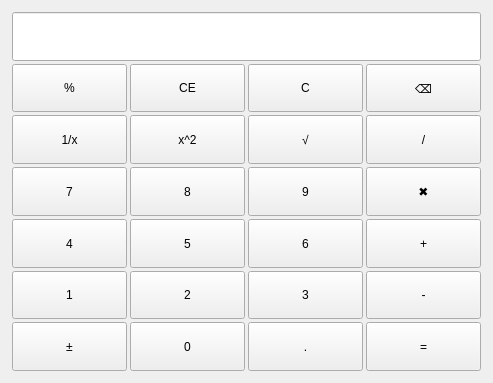
<?xml version="1.0" encoding="UTF-8"?>
<ui version="4.0">
 <class>Widget</class>
 <widget class="QWidget" name="Widget">
  <property name="geometry">
   <rect>
    <x>0</x>
    <y>0</y>
    <width>493</width>
    <height>383</height>
   </rect>
  </property>
  <property name="sizePolicy">
   <sizepolicy hsizetype="Minimum" vsizetype="Minimum">
    <horstretch>0</horstretch>
    <verstretch>0</verstretch>
   </sizepolicy>
  </property>
  <property name="windowTitle">
   <string>Widget</string>
  </property>
  <layout class="QGridLayout" name="gridLayout_3">
   <item row="0" column="0">
    <layout class="QGridLayout" name="gridLayout">
     <property name="leftMargin">
      <number>1</number>
     </property>
     <property name="topMargin">
      <number>1</number>
     </property>
     <property name="rightMargin">
      <number>1</number>
     </property>
     <property name="bottomMargin">
      <number>1</number>
     </property>
     <property name="spacing">
      <number>3</number>
     </property>
     <item row="6" column="1">
      <widget class="QPushButton" name="btnNum0">
       <property name="sizePolicy">
        <sizepolicy hsizetype="Minimum" vsizetype="Minimum">
         <horstretch>0</horstretch>
         <verstretch>0</verstretch>
        </sizepolicy>
       </property>
       <property name="text">
        <string>0</string>
       </property>
      </widget>
     </item>
     <item row="6" column="2">
      <widget class="QPushButton" name="btnPeriod">
       <property name="sizePolicy">
        <sizepolicy hsizetype="Minimum" vsizetype="Minimum">
         <horstretch>0</horstretch>
         <verstretch>0</verstretch>
        </sizepolicy>
       </property>
       <property name="text">
        <string>.</string>
       </property>
      </widget>
     </item>
     <item row="3" column="2">
      <widget class="QPushButton" name="btnNum9">
       <property name="sizePolicy">
        <sizepolicy hsizetype="Minimum" vsizetype="Minimum">
         <horstretch>0</horstretch>
         <verstretch>0</verstretch>
        </sizepolicy>
       </property>
       <property name="text">
        <string>9</string>
       </property>
      </widget>
     </item>
     <item row="3" column="0">
      <widget class="QPushButton" name="btnNum7">
       <property name="sizePolicy">
        <sizepolicy hsizetype="Minimum" vsizetype="Minimum">
         <horstretch>0</horstretch>
         <verstretch>0</verstretch>
        </sizepolicy>
       </property>
       <property name="text">
        <string>7</string>
       </property>
      </widget>
     </item>
     <item row="4" column="2">
      <widget class="QPushButton" name="btnNum6">
       <property name="sizePolicy">
        <sizepolicy hsizetype="Minimum" vsizetype="Minimum">
         <horstretch>0</horstretch>
         <verstretch>0</verstretch>
        </sizepolicy>
       </property>
       <property name="text">
        <string>6</string>
       </property>
      </widget>
     </item>
     <item row="4" column="1">
      <widget class="QPushButton" name="btnNum5">
       <property name="sizePolicy">
        <sizepolicy hsizetype="Minimum" vsizetype="Minimum">
         <horstretch>0</horstretch>
         <verstretch>0</verstretch>
        </sizepolicy>
       </property>
       <property name="text">
        <string>5</string>
       </property>
      </widget>
     </item>
     <item row="2" column="1">
      <widget class="QPushButton" name="btnSquare">
       <property name="sizePolicy">
        <sizepolicy hsizetype="Minimum" vsizetype="Minimum">
         <horstretch>0</horstretch>
         <verstretch>0</verstretch>
        </sizepolicy>
       </property>
       <property name="text">
        <string>x^2</string>
       </property>
      </widget>
     </item>
     <item row="2" column="0">
      <widget class="QPushButton" name="btnInverse">
       <property name="sizePolicy">
        <sizepolicy hsizetype="Minimum" vsizetype="Minimum">
         <horstretch>0</horstretch>
         <verstretch>0</verstretch>
        </sizepolicy>
       </property>
       <property name="text">
        <string>1/x</string>
       </property>
      </widget>
     </item>
     <item row="6" column="0">
      <widget class="QPushButton" name="btnOpposite">
       <property name="sizePolicy">
        <sizepolicy hsizetype="Minimum" vsizetype="Minimum">
         <horstretch>0</horstretch>
         <verstretch>0</verstretch>
        </sizepolicy>
       </property>
       <property name="text">
        <string>±</string>
       </property>
      </widget>
     </item>
     <item row="3" column="3">
      <widget class="QPushButton" name="btnMultiple">
       <property name="sizePolicy">
        <sizepolicy hsizetype="Minimum" vsizetype="Minimum">
         <horstretch>0</horstretch>
         <verstretch>0</verstretch>
        </sizepolicy>
       </property>
       <property name="text">
        <string>✖</string>
       </property>
      </widget>
     </item>
     <item row="2" column="3">
      <widget class="QPushButton" name="btnDivide">
       <property name="sizePolicy">
        <sizepolicy hsizetype="Minimum" vsizetype="Minimum">
         <horstretch>0</horstretch>
         <verstretch>0</verstretch>
        </sizepolicy>
       </property>
       <property name="text">
        <string>/</string>
       </property>
      </widget>
     </item>
     <item row="4" column="3">
      <widget class="QPushButton" name="btnPlus">
       <property name="sizePolicy">
        <sizepolicy hsizetype="Minimum" vsizetype="Minimum">
         <horstretch>0</horstretch>
         <verstretch>0</verstretch>
        </sizepolicy>
       </property>
       <property name="text">
        <string>+</string>
       </property>
      </widget>
     </item>
     <item row="5" column="2">
      <widget class="QPushButton" name="btnNum3">
       <property name="sizePolicy">
        <sizepolicy hsizetype="Minimum" vsizetype="Minimum">
         <horstretch>0</horstretch>
         <verstretch>0</verstretch>
        </sizepolicy>
       </property>
       <property name="text">
        <string>3</string>
       </property>
      </widget>
     </item>
     <item row="4" column="0">
      <widget class="QPushButton" name="btnNum4">
       <property name="sizePolicy">
        <sizepolicy hsizetype="Minimum" vsizetype="Minimum">
         <horstretch>0</horstretch>
         <verstretch>0</verstretch>
        </sizepolicy>
       </property>
       <property name="text">
        <string>4</string>
       </property>
      </widget>
     </item>
     <item row="5" column="1">
      <widget class="QPushButton" name="btnNum2">
       <property name="sizePolicy">
        <sizepolicy hsizetype="Minimum" vsizetype="Minimum">
         <horstretch>0</horstretch>
         <verstretch>0</verstretch>
        </sizepolicy>
       </property>
       <property name="text">
        <string>2</string>
       </property>
      </widget>
     </item>
     <item row="1" column="1">
      <widget class="QPushButton" name="btnClearAll">
       <property name="sizePolicy">
        <sizepolicy hsizetype="Minimum" vsizetype="Minimum">
         <horstretch>0</horstretch>
         <verstretch>0</verstretch>
        </sizepolicy>
       </property>
       <property name="text">
        <string>CE</string>
       </property>
      </widget>
     </item>
     <item row="5" column="3">
      <widget class="QPushButton" name="btnMinus">
       <property name="sizePolicy">
        <sizepolicy hsizetype="Minimum" vsizetype="Minimum">
         <horstretch>0</horstretch>
         <verstretch>0</verstretch>
        </sizepolicy>
       </property>
       <property name="text">
        <string>-</string>
       </property>
      </widget>
     </item>
     <item row="0" column="0" colspan="4">
      <widget class="QLineEdit" name="display">
       <property name="sizePolicy">
        <sizepolicy hsizetype="Expanding" vsizetype="Minimum">
         <horstretch>0</horstretch>
         <verstretch>0</verstretch>
        </sizepolicy>
       </property>
      </widget>
     </item>
     <item row="5" column="0">
      <widget class="QPushButton" name="btnNum1">
       <property name="sizePolicy">
        <sizepolicy hsizetype="Minimum" vsizetype="Minimum">
         <horstretch>0</horstretch>
         <verstretch>0</verstretch>
        </sizepolicy>
       </property>
       <property name="text">
        <string>1</string>
       </property>
      </widget>
     </item>
     <item row="1" column="0">
      <widget class="QPushButton" name="btnPercentage">
       <property name="sizePolicy">
        <sizepolicy hsizetype="Minimum" vsizetype="Minimum">
         <horstretch>0</horstretch>
         <verstretch>0</verstretch>
        </sizepolicy>
       </property>
       <property name="text">
        <string>%</string>
       </property>
      </widget>
     </item>
     <item row="3" column="1">
      <widget class="QPushButton" name="btnNum8">
       <property name="sizePolicy">
        <sizepolicy hsizetype="Minimum" vsizetype="Minimum">
         <horstretch>0</horstretch>
         <verstretch>0</verstretch>
        </sizepolicy>
       </property>
       <property name="text">
        <string>8</string>
       </property>
      </widget>
     </item>
     <item row="6" column="3">
      <widget class="QPushButton" name="btnEqual">
       <property name="sizePolicy">
        <sizepolicy hsizetype="Minimum" vsizetype="Minimum">
         <horstretch>0</horstretch>
         <verstretch>0</verstretch>
        </sizepolicy>
       </property>
       <property name="text">
        <string>=</string>
       </property>
      </widget>
     </item>
     <item row="1" column="2">
      <widget class="QPushButton" name="btnClear">
       <property name="sizePolicy">
        <sizepolicy hsizetype="Minimum" vsizetype="Minimum">
         <horstretch>0</horstretch>
         <verstretch>0</verstretch>
        </sizepolicy>
       </property>
       <property name="text">
        <string>C</string>
       </property>
      </widget>
     </item>
     <item row="2" column="2">
      <widget class="QPushButton" name="btnSqrt">
       <property name="sizePolicy">
        <sizepolicy hsizetype="Minimum" vsizetype="Minimum">
         <horstretch>0</horstretch>
         <verstretch>0</verstretch>
        </sizepolicy>
       </property>
       <property name="text">
        <string>√</string>
       </property>
      </widget>
     </item>
     <item row="1" column="3">
      <widget class="QPushButton" name="btnDel">
       <property name="sizePolicy">
        <sizepolicy hsizetype="Minimum" vsizetype="Minimum">
         <horstretch>0</horstretch>
         <verstretch>0</verstretch>
        </sizepolicy>
       </property>
       <property name="text">
        <string>⌫</string>
       </property>
      </widget>
     </item>
    </layout>
   </item>
  </layout>
 </widget>
 <resources/>
 <connections/>
</ui>
